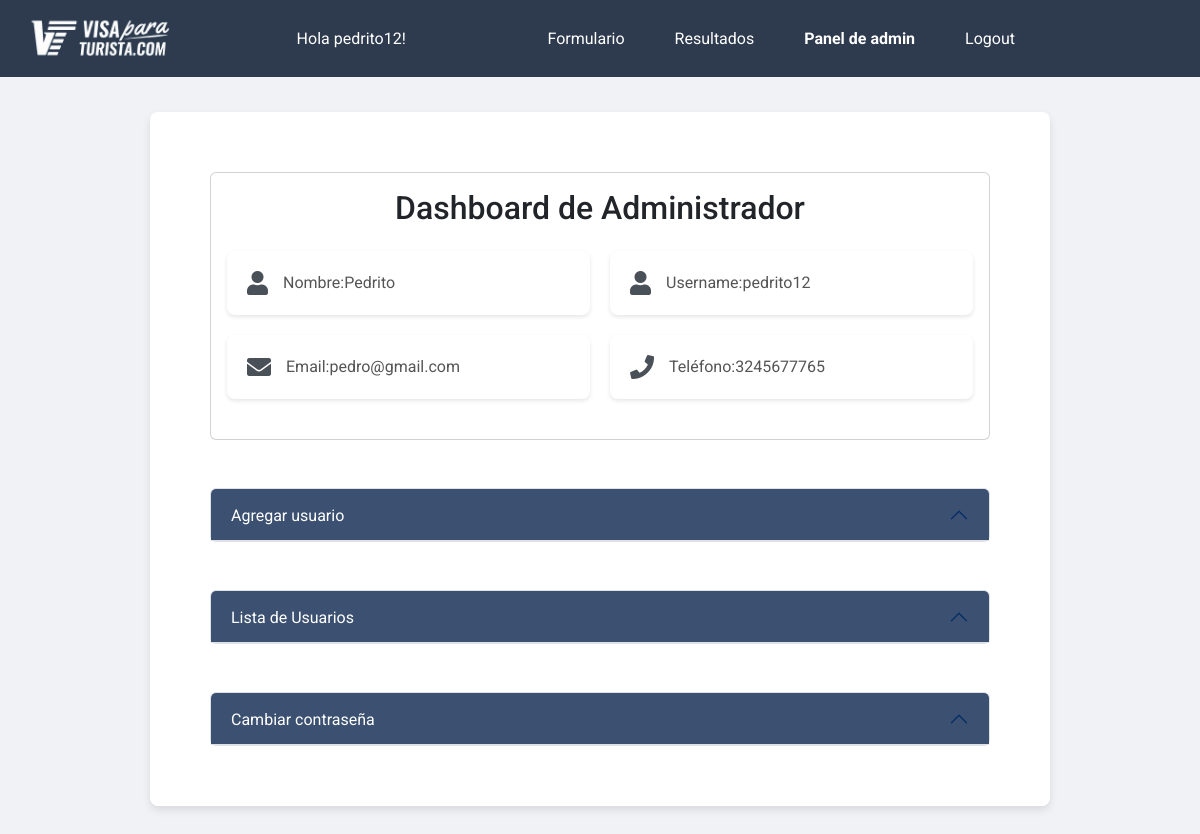
The page /admin-dashboard (signed in) on the database its author committed.
### models.py (models this page shows, shortened)
class User(UserMixin, db.Model):
    id = db.Column(db.Integer, primary_key=True)
    username = db.Column(db.String(100), unique=True, nullable=False)
    name = db.Column(db.String(100), nullable=False)
    email = db.Column(db.String(100), nullable=False, unique=True)
    telefono = db.Column(db.Integer, nullable=False)
    password_hash = db.Column(db.String(130), nullable=False)
    roles = db.relationship("Roles", secondary="user_roles", back_populates="users")
    @hybrid_property
    def password(self):
        raise AttributeError('password is not a readable attribute')

### app.py (the view, shortened to what this page needs)
@login_required
@admin_permission.require(http_exception=403)
@app.route("/admin-dashboard", methods=['GET', 'POST'])
def admin_dashboard():
  form = UpdatePasswordForm()
  users = User.query.all()
  return render_template('admin_dashboard.html', users=users, form=form)

### app.py (called while the page is built)
@login_manager.user_loader
def load_user(id):
    return User.query.get(int(id))

### templates/admin_dashboard.html (shortened to what this page needs)
<!DOCTYPE html>
<html lang="en">
  <head>
    <link
      href="https://cdn.jsdelivr.net/npm/bootstrap@5.3.0/dist/css/bootstrap.min.css"
      rel="stylesheet"
    />
  </head>
  <body>
    {% include 'base.html' %} {% block content %}
    <div class="container">
      <div class="card">
        <div class="card-body">
          <h2 class="card-title text-center mb-4">
            Dashboard de Administrador
          </h2>
          <div class="user-info mb-4">
            <div class="user-info-item">
              <i class="fas fa-user"></i>
              <span class="data">Nombre: </span>
              <span id="nombre"> {{ current_user.name }}</span>
            </div>
            <div class="user-info-item">
              <i class="fas fa-user"></i>
              <span class="data">Username: </span>
              <span id="username"> {{ current_user.username }}</span>
            </div>
            <div class="user-info-item">
              <i class="fas fa-envelope"></i>
              <span class="data">Email: </span>
              <span id="email"> {{ current_user.email }}</span>
            </div>
            <div class="user-info-item">
              <i class="fas fa-phone"></i>
              <span class="data">Teléfono: </span>
              <span id="telefono"> {{ current_user.telefono }}</span>
            </div>
          </div>
        </div>
      </div>
      <div class="">
        <div class="accordion mt-5" id="accordionAddUser">
          <div class="accordion-item">
            <h2 class="accordion-header" id="headingAddUser">
              <button
                class="accordion-button custom-btn"
                type="button"
                data-bs-toggle="collapse"
                data-bs-target="#collapseAddUser"
                aria-expanded="true"
                aria-controls="collapseAddUser"
              >
                Agregar usuario
              </button>
            </h2>
          </div>
        </div>
      </div>
      <div class="">
        <div class="accordion mt-5" id="accordionUserList">
          <div class="accordion-item">
            <h2 class="accordion-header" id="headingUserList">
              <button
                class="accordion-button custom-btn"
                type="button"
                data-bs-toggle="collapse"
                data-bs-target="#collapseUserList"
                aria-expanded="true"
                aria-controls="collapseUserList"
              >
                Lista de Usuarios
              </button>
            </h2>
                    {% for user in users %}
                        {% include 'update_password.html' %}
                    {% endfor %}
          </div>
        </div>
      </div>
      <div class="">
        <div class="accordion mt-5" id="accordionChangePassword">
          <div class="accordion-item">
            <h2 class="accordion-header" id="headingChangePassword">
              <button
                class="accordion-button custom-btn"
                type="button"
                data-bs-toggle="collapse"
                data-bs-target="#collapseChangePassword"
                aria-expanded="true"
                aria-controls="collapseChangePassword"
              >
                Cambiar contraseña
              </button>
            </h2>
          </div>
        </div>
      </div>
    </div>
    {% endblock %}
  </body>
</html>

### templates/base.html (shortened to what this page needs)
<!DOCTYPE html>
<html lang="es">
  <head>
    <link
      rel="stylesheet"
      href="{{ url_for('static', filename='estilos.css') }}"
    />
    <link
      rel="stylesheet"
      href="https://cdnjs.cloudflare.com/ajax/libs/font-awesome/5.15.4/css/all.min.css"
    />
  </head>
  <body>
    <nav class="navbar">
      <div class="topbar">
        <a href="/">
          <img
            src="../static/images/navbar.png"
            alt="Logo visa par turistas"
            class="logo-topbar"
          />
        </a>
        Hola {{ current_user.username }}!
        <div class="topbar-menu menu-adjustable">
          {% if current_user.is_authenticated %}
          {% if current_user.roles[0].id == 1 %}
              <a href="/" class="{% if request.path == '/' %}active{% endif %}">Formulario</a>
              <a href="/results" class="{% if request.path == '/results' %}active{% endif %}">Resultados</a>
              <a href="/admin-dashboard" class="{% if request.path == '/admin-dashboard' %}active{% endif %}">Panel de admin</a>
          {% else %}
              <a href="/results" class="{% if request.path == '/results' %}active{% endif %}">Resultados</a>
              <a href="/user-dashboard" class="{% if request.path == '/user-dashboard' %}active{% endif %}">Panel de usuario</a>
          {% endif %}
          {% endif %}
          {% if current_user.is_authenticated %}
          <a
            href="{{ url_for('logout') }}"
            class="{% if request.path == url_for('logout') %}active{% endif %}"
            >Logout</a
          >
          {% else %}
          <a
            href="{{ url_for('login') }}"
            class="{% if request.path == url_for('login') %}active{% endif %}"
            >Login</a
          >
          {% endif %}
        </div>
      </div>
    </nav>
  </body>
</html>

### static/estilos.css (style rules this page uses)
body { font-family: 'Roboto', Arial, sans-serif; background-color: #f0f2f5; margin: 0; padding: 0; }
.topbar { display: flex; justify-content: space-between; align-items: center; background-color: #2e3b4e; color: #fff; padding: 10px 20px; position: fixed; width: 100%; top: 0; z-index: 1000; }
.logo-topbar { width: 10rem; }
.topbar-menu { display: flex; align-items: center; margin-right: 140px; }
.topbar-menu a { color: #fff; margin: 0 10px; text-decoration: none; padding: 10px 15px; border-radius: 5px; transition: background-color 0.3s ease; }
.topbar-menu a.active { font-weight: bold; }
.container { max-width: 75%; background: white; border-radius: 8px; box-shadow: 0 4px 8px rgba(0, 0, 0, 0.1); padding: 60px; margin: 6rem auto;; box-sizing: border-box; overflow: hidden; position: relative; }
a { color: #3b82f6; text-decoration: none; }
button { width: 100%; padding: 15px; background-color: #0073e6; color: #fff; border: none; border-radius: 5px; font-size: 16px; cursor: pointer; transition: background-color 0.3s; }

### templates/admin_dashboard.html (style rules this page uses)
.user-info { display: grid; grid-template-columns: repeat(2, 1fr); flex-wrap: wrap; gap: 20px; font-size: 1.1rem; }
.user-info-item { flex: 1 1 calc(50% - 20px); background-color: #ffffff; padding: 20px; border-radius: 8px; box-shadow: 0 2px 4px rgba(0, 0, 0, 0.1); display: flex; align-items: center; font-size: 1rem; }
.user-info-item i { margin-right: 15px; font-size: 1.5rem; color: #495057; }
.user-info-item span { color: #555; }
.custom-btn { background-color: #3c5171 !important; color: white !important; }

### rows shown on the page
User: username "pedrito12", name "Pedrito", email "pedro@gmail.com", telefono "3245677765"
